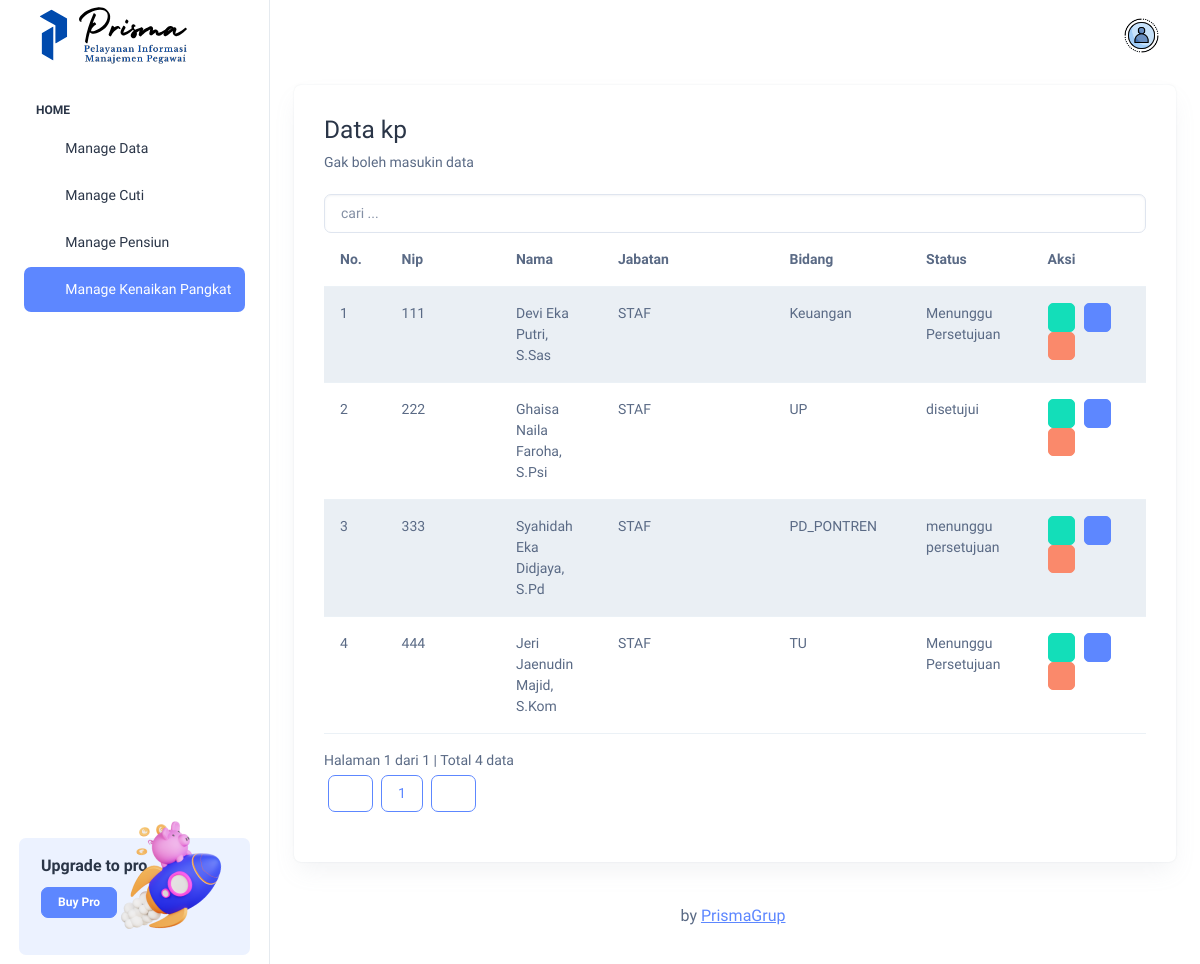
/index.php?page=kp-tampil (signed in), run on the app's committed database.
### tables this page shows
CREATE TABLE `kp` (
  `idkp` int(5) NOT NULL,
  `nip` int(8) NOT NULL,
  `file` varchar(255) NOT NULL,
  `sk` varchar(255) NOT NULL,
  `tanggal` date NOT NULL,
  `status` varchar(30) NOT NULL,
  `ket` varchar(255) NOT NULL
);

CREATE TABLE `user` (
  `nip` int(8) NOT NULL,
  `id` int(8) NOT NULL,
  `username` varchar(255) NOT NULL,
  `nama` varchar(50) NOT NULL,
  `level` varchar(255) NOT NULL,
  `password` varchar(255) NOT NULL,
  `jabatan` varchar(30) NOT NULL,
  `bidang` varchar(50) NOT NULL,
  `telp` varchar(15) NOT NULL,
  `email` varchar(50) NOT NULL,
  `foto` varchar(255) NOT NULL
);

### manage_kp/tampil-admin.php (the view, shortened to what this page needs)
<div class="panel-heading">
        <h3 class="panel-title">Data kp</h3>
        <?php
      if ($_SESSION['level'] == "Pegawai") {
        echo "<a class='btn btn-info' href='?page=kp-tambah'>
      <i class='glyphicon glyphicon-plus'></i> Tambah </a>";
      } else if ($_SESSION['level'] == "Admin") {
        echo "Gak boleh masukin data";
      }
      ?>
      </div>
<?php
if (isset($_POST['cari'])) {
  $cari = $_POST['cari'];
} else {
  $cari = "";
}
?>
<div class="row">
  <div class="col-md-12">
    <div class="page-header">
<br>
<?php
if ($_SESSION['level'] == "Admin") {
    echo '<form class="form-inline" method="POST" action="?page=kp-tampil">
            <input type="text" name="cari" class="form-control" placeholder="cari ..." required="required" value="' . htmlspecialchars($cari) . '">
          </form>';
} else if ($_SESSION['level'] == "Pegawai") {
}
?>
            </div>
            <div class="panel-body">
                <div class="table-responsive">
                    <table class="table table-striped table-hover">
                        <thead>
                            <tr>
                                <th>No.</th>
                                <th>Nip</th>
                                <th>Nama</th>
                                <th>Jabatan</th>
                                <th>Bidang</th>
                                <th>Status</th>
                                <th class='center'>Aksi</th>
                            </tr>
                        </thead>
                        <tbody>
                            <?php
                            $batas = 10;
                            if (isset($cari)) {
                                $jumlah_record = mysqli_query($db, "SELECT kp.*, user.nama, user.jabatan, user.bidang FROM kp JOIN user ON user.nip = kp.nip WHERE jabatan LIKE '%$cari%' OR nama LIKE '%$cari%'") or die('Ada kesalahan pada query jumlah_record: ' . mysqli_error($db));
                            } else {
                                $jumlah_record = mysqli_query($db, "SELECT kp.*, user.nama, user.jabatan, user.bidang  FROM kp JOIN user ON user.nip = kp.nip") or die('Ada kesalahan pada query jumlah_record: ' . mysqli_error($db));
                            }
                            $jumlah  = mysqli_num_rows($jumlah_record);
                            $halaman = ceil($jumlah / $batas);
                            $page    = (isset($_GET['hal'])) ? (int)$_GET['hal'] : 1;
                            $mulai   = ($page - 1) * $batas;
                            $no = 1;
                            if (isset($cari)) {
                                $query = mysqli_query($db, "SELECT kp.*, user.nama, user.jabatan, user.bidang FROM kp JOIN user ON user.nip = kp.nip WHERE jabatan LIKE '%$cari%' OR nama LIKE '%$cari%' ORDER BY nip LIMIT $mulai, $batas")
                                    or die('Ada kesalahan pada query kp: ' . mysqli_error($db));
                            } else {
                                $query = mysqli_query($db, "SELECT kp.*, user.nama, user.jabatan, user.bidang FROM kp JOIN user ON user.nip = kp.nip ORDER BY nip LIMIT $mulai, $batas") or die('Ada kesalahan pada query kp: ' . mysqli_error($db));
                            }
                            while ($data = mysqli_fetch_assoc($query)) {
                                echo "  <tr>
                      <td width='20'>$no</td>
                      <td width='100'>$data[nip]</td>
                      <td width='75'>$data[nama]</td>
                      <td width='150'>$data[jabatan]</td>
                      <td width='50'>$data[bidang]</td>
                      <td width='50'>$data[status]</td>
                      <td width='100' class='center'>
                        <div class=''>
                         <a data-toggle='tooltip' data-placement='top' title='Detail' style='margin-right:5px' class='btn btn-success btn-sm' href='?page=kp-detail&id=$data[idkp]'> <i class='ti ti-eye'></i> </a>
                                                ";
                                                ?>
                                                <?php
                                                if ($_SESSION['level'] == "Admin") {
                                                    echo " <a data-toggle='tooltip' data-placement='top' title='Akvitasi' style='margin-right:5px' class='btn btn-primary btn-sm' href='?page=aktivasi-kp&id=$data[idkp]'> <i class='ti ti-zoom-check'></i></a>";
                                                    echo "<a data-toggle='tooltip' data-placement='top' title='Hapus' class='btn btn-danger btn-sm' href='?page=kp-hapus&id=$data[idkp]' onclick='return confirm('Anda yakin ingin menghapus $data[nama]');'> <i class='ti ti-trash'></i></a>&nbsp";
                                                } else if ($_SESSION['level'] == "Pegawai") {
                                                    echo " <a data-toggle='tooltip' data-placement='top' title='Print' style='margin-right:5px' class='btn btn-warning btn-sm' href='?page=kp-print-detail&id=$data[idkp]' target='_blank'> <i class='ti ti-printer'></i> </a>";
                                                }
                                                ?>
                        <?php
                                echo "
                        </div>
                      </td>
                    </tr>";
                                $no++;
                            }
                            ?>
                        </tbody>
                    </table>
                    <?php
                    if (empty($_GET['hal'])) {
                        $halaman_aktif = '1';
                    } else {
                        $halaman_aktif = $_GET['hal'];
                    }
                    ?>
                    <a>
                        Halaman <?php echo $halaman_aktif; ?> dari <?php echo $halaman; ?> |
                        Total <?php echo $jumlah; ?> data
                    </a>
                    <nav>
                        <ul class="pagination pull-right">
                            <?php
                            if ($halaman_aktif <= '1') { ?>
                                <li class="disabled">
                                    <a href="" aria-label="Previous">
                                    <button type="button" class="btn btn-outline-primary m-1"><i class="ti ti-caret-left"></i></button>
                                    </a>
                                </li>
                            <?php
                            }
                            ?>
                            <?php
                            for ($x = 1; $x <= $halaman; $x++) { ?>
                                 <button type="button" class="btn btn-outline-primary m-1"><a href="?page=manage_kp-tampil&hal=<?php echo $x ?>"><?php echo $x ?></a></button>
                            <?php
                            }
                            ?>
                            <?php
                            if ($halaman_aktif >= $halaman) { ?>
                                <li class="disabled">
                                    <a href="" aria-label="Next">
                                    <button type="button" class="btn btn-outline-primary m-1"><i class="ti ti-caret-right"></i></button>
                                    </a>
                                </li>
                            <?php
                            }
                            ?>
                        </ul>
                    </nav>
                </div>
            </div>
        </div>
    </div>
</div>

### data on the page
kp: nip "111", user.nama "Devi Eka Putri, S.Sas", user.jabatan "STAF", user.bidang "Keuangan", status "Menunggu Persetujuan"
kp: nip "222", user.nama "Ghaisa Naila Faroha, S.Psi", user.jabatan "STAF", user.bidang "UP", status "disetujui"
kp: nip "333", user.nama "Syahidah Eka Didjaya, S.Pd", user.jabatan "STAF", user.bidang "PD_PONTREN", status "menunggu persetujuan"
kp: nip "444", user.nama "Jeri Jaenudin Majid, S.Kom", user.jabatan "STAF", user.bidang "TU", status "Menunggu Persetujuan"

### other printed values
$halaman_aktif "1"
$halaman "1"
$jumlah "4"
